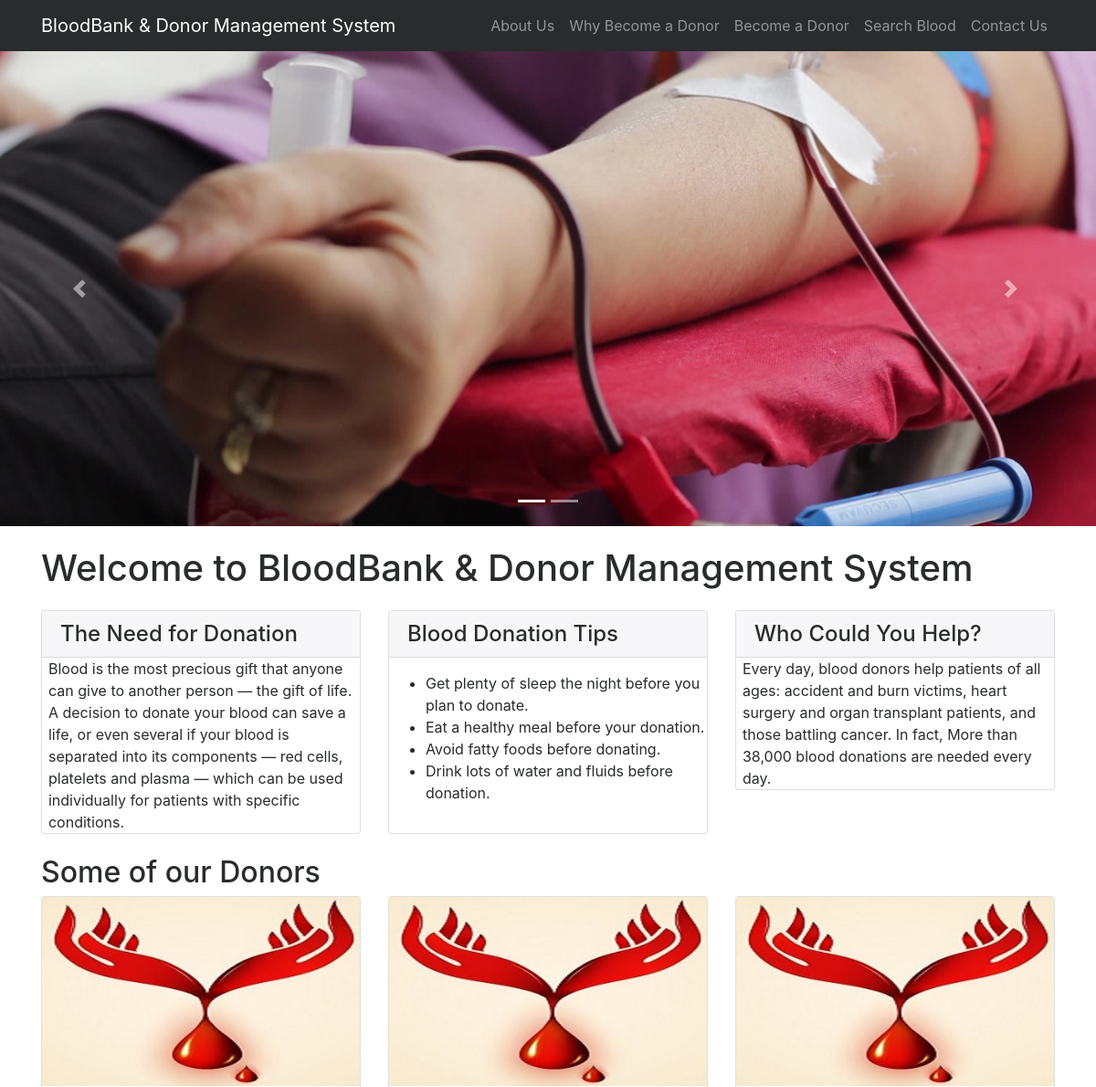
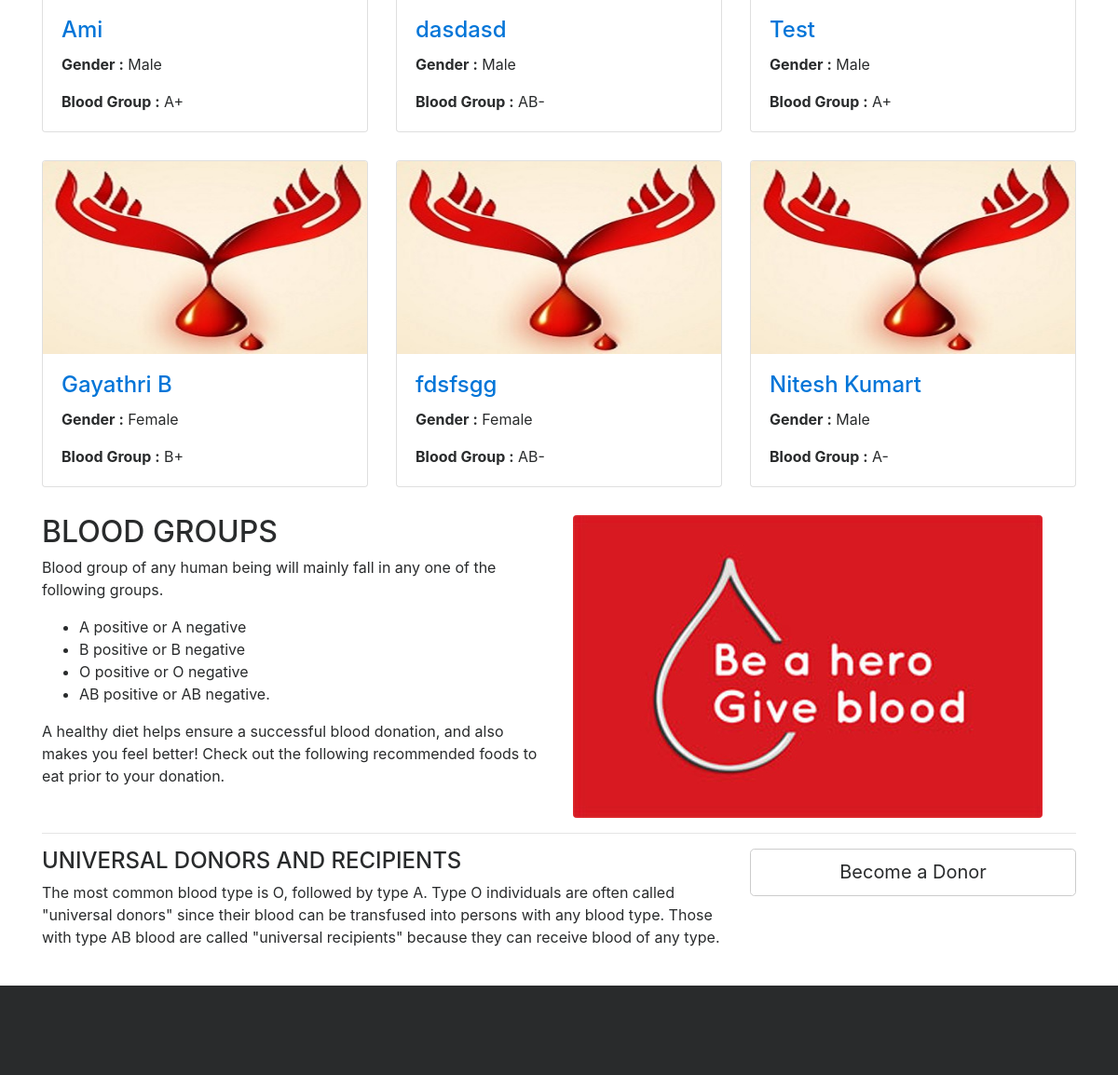
The page / on the database its author committed (2 pictures, top to bottom).
### tables this page shows
CREATE TABLE `tblblooddonars` (
  `id` int(11) NOT NULL,
  `FullName` varchar(100) DEFAULT NULL,
  `MobileNumber` char(11) DEFAULT NULL,
  `EmailId` varchar(100) DEFAULT NULL,
  `Gender` varchar(20) DEFAULT NULL,
  `Age` int(11) DEFAULT NULL,
  `BloodGroup` varchar(20) DEFAULT NULL,
  `Address` varchar(255) DEFAULT NULL,
  `Message` mediumtext DEFAULT NULL,
  `PostingDate` timestamp NOT NULL DEFAULT current_timestamp(),
  `status` int(1) DEFAULT NULL
);

### index.php (the view, shortened to what this page needs)
<?php
include('includes/config.php');
?>
<!DOCTYPE html>
<html lang="en">
<head>
    <link href="vendor/bootstrap/css/bootstrap.min.css" rel="stylesheet">
    <link href="vendor/font-awesome/css/font-awesome.min.css" rel="stylesheet" type="text/css">
    <link href="css/modern-business.css" rel="stylesheet">
</head>
<body>
<?php include('includes/header.php');?>
<?php include('includes/slider.php');?>
    <div class="container">
        <h1 class="my-4">Welcome to BloodBank & Donor Management System</h1>
        <div class="row">
            <div class="col-lg-4 mb-4">
                <div class="card">
                    <h4 class="card-header">The Need for Donation</h4>
                        <p class="card-text" style="padding-left:2%">Blood is the most precious gift that anyone can give to another person — the gift of life. A decision to donate your blood can save a life, or even several if your blood is separated into its components — red cells, platelets and plasma — which can be used individually for patients with specific conditions.</p>
                </div>
            </div>
            <div class="col-lg-4 mb-4">
                <div class="card">
                    <h4 class="card-header">Blood Donation Tips</h4>
                        <p class="card-text" style="padding-left:2%">
                            <ul>
                    <li>Get plenty of sleep the night before you plan to donate.</li>
                    <li>Eat a healthy meal before your donation.</li>
                    <li>Avoid fatty foods before donating.</li>
                    <li>Drink lots of water and fluids before donation.</li></ul>
                    </p>
                </div>
            </div>
            <div class="col-lg-4 mb-4">
                <div class="card">
                    <h4 class="card-header">Who Could You Help?</h4>
                        <p class="card-text" style="padding-left:2%">Every day, blood donors help patients of all ages: accident and burn victims, heart surgery and organ transplant patients, and those battling cancer. In fact, More than 38,000 blood donations are needed every day. </p>
                </div>
            </div>
        </div>
        <h2>Some of our Donors</h2>
        <div class="row">
                   <?php
$status=1;
$sql = "SELECT * from tblblooddonars where status=:status order by rand() limit 6";
$query = $dbh -> prepare($sql);
$query->bindParam(':status',$status,PDO::PARAM_STR);
$query->execute();
$results=$query->fetchAll(PDO::FETCH_OBJ);
if($query->rowCount() > 0)
{
foreach($results as $result)
{ ?>
            <div class="col-lg-4 col-sm-6 portfolio-item">
                <div class="card h-100">
                    <a href="#"><img class="card-img-top img-fluid" src="images/blood-donor.jpg" alt="" ></a>
                    <div class="card-block">
                        <h4 class="card-title"><a href="#"><?php echo htmlentities($result->FullName);?></a></h4>
<p class="card-text"><b>  Gender :</b> <?php echo htmlentities($result->Gender);?></p>
<p class="card-text"><b>Blood Group :</b> <?php echo htmlentities($result->BloodGroup);?></p>
                    </div>
                </div>
            </div>
            <?php }} ?>
        </div>
        <div class="row">
            <div class="col-lg-6">
                <h2>BLOOD GROUPS</h2>
          <p>  Blood group of any human being will mainly fall in any one of the following groups.</p>
                <ul>
<li>A positive or A negative</li>
<li>B positive or B negative</li>
<li>O positive or O negative</li>
<li>AB positive or AB negative.</li>
                </ul>
                <p>A healthy diet helps ensure a successful blood donation, and also makes you feel better! Check out the following recommended foods to eat prior to your donation.</p>
            </div>
            <div class="col-lg-6">
                <img class="img-fluid rounded" src="images/blood-donor (1).jpg" alt="">
            </div>
        </div>
        <hr>
        <div class="row mb-4">
            <div class="col-md-8">
            <h4>UNIVERSAL DONORS AND RECIPIENTS</h4>
                <p>
The most common blood type is O, followed by type A.
Type O individuals are often called "universal donors" since their blood can be transfused into persons with any blood type. Those with type AB blood are called "universal recipients" because they can receive blood of any type.</p>
            </div>
            <div class="col-md-4">
                <a class="btn btn-lg btn-secondary btn-block" href="become-donar.php">Become a Donor</a>
            </div>
        </div>
    </div>
  <?php include('includes/footer.php');?>
</body>
</html>

### includes/header.php (shortened to what this page needs)
<nav class="navbar fixed-top navbar-toggleable-md navbar-inverse bg-inverse">
    <div class="container">
        <a class="navbar-brand" href="index.php">BloodBank & Donor Management System</a>
        <div class="collapse navbar-collapse" id="navbarExample">
            <ul class="navbar-nav ml-auto">
                <li class="nav-item">
                    <a class="nav-link" href="page.php?type=aboutus">About Us</a>
                </li>
                <li class="nav-item">
                    <a class="nav-link" href="page.php?type=donor">Why Become a Donor</a>
                </li>
                <li class="nav-item">
                    <a class="nav-link" href="become-donar.php">Become a Donor</a>
                </li>
                 <li class="nav-item">
                    <a class="nav-link" href="search-donor.php">Search Blood</a>
                </li>
                  <li class="nav-item">
                    <a class="nav-link" href="contact.php">Contact Us</a>
                </li>
            </ul>
        </div>
    </div>
</nav>

### includes/slider.php (shortened to what this page needs)
<header>
       <div id="carouselExampleIndicators" class="carousel slide" data-ride="carousel">
           <ol class="carousel-indicators">
               <li data-target="#carouselExampleIndicators" data-slide-to="0" class="active"></li>
               <li data-target="#carouselExampleIndicators" data-slide-to="1"></li>
           </ol>
           <div class="carousel-inner" role="listbox">
               <div class="carousel-item active" style="background-image: url('images/banner1.jpg')">
                   <div class="carousel-caption d-none d-md-block">
                   </div>
               </div>
           </div>
           <a class="carousel-control-prev" href="#carouselExampleIndicators" role="button" data-slide="prev">
               <span class="carousel-control-prev-icon" aria-hidden="true"></span>
           </a>
           <a class="carousel-control-next" href="#carouselExampleIndicators" role="button" data-slide="next">
               <span class="carousel-control-next-icon" aria-hidden="true"></span>
           </a>
       </div>
   </header>

### includes/footer.php (shortened to what this page needs)
<footer class="py-5 bg-inverse">
  </footer>

### css/modern-business.css (style rules this page uses)
body { padding-top: 54px; }
@media (min-width: 992px) { body { padding-top: 56px; } }
.carousel-item { height: 65vh; min-height: 300px; background: no-repeat center center scroll; -webkit-background-size: cover; -moz-background-size: cover; -o-background-size: cover; background-size: cover; }
.portfolio-item { margin-bottom: 30px; }

### index.php (style rules this page uses)
.carousel-item.active, .carousel-item-next, .carousel-item-prev { display: block; }

### rows shown on the page
tblblooddonars: FullName "Ami", Gender "Male", BloodGroup "A+"
tblblooddonars: FullName "dasdasd", Gender "Male", BloodGroup "AB-"
tblblooddonars: FullName "Test", Gender "Male", BloodGroup "A+"
tblblooddonars: FullName "Gayathri B", Gender "Female", BloodGroup "B+"
tblblooddonars: FullName "fdsfsgg", Gender "Female", BloodGroup "AB-"
tblblooddonars: FullName "Nitesh Kumart", Gender "Male", BloodGroup "A-"
